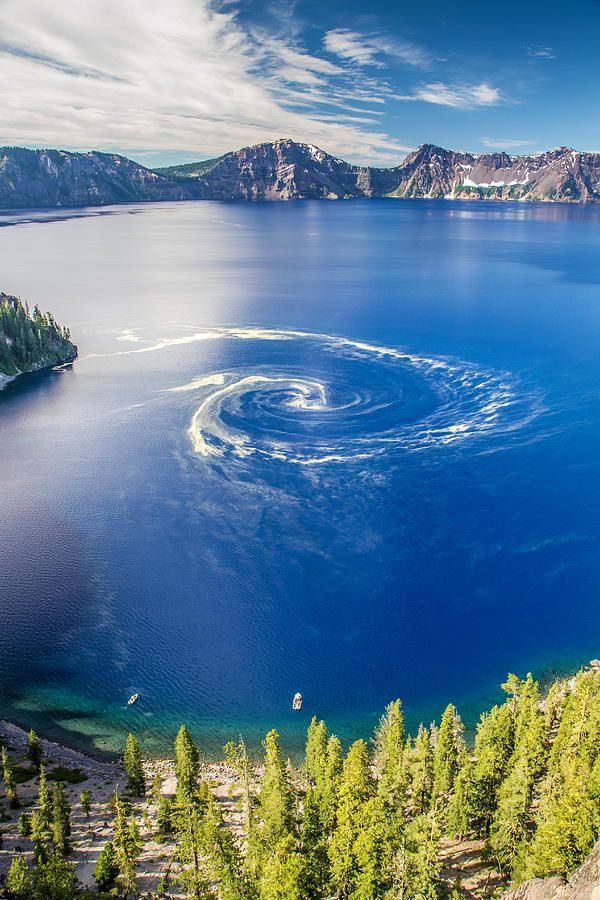
//> input picture opencv/6/1.jpg, 600 x 900 px
$ ./Morphology   (built with g++ and OpenCV 4)
//> lines starting //> are read from the running program, lines starting //| are printed output that depends on the picture
#include <opencv2/opencv.hpp>
#include <opencv2/highgui/highgui.hpp>
#include <opencv2/imgproc/imgproc.hpp>
using namespace std;
using namespace cv;


//-----------------------------------【全局变量声明部分】-----------------------------------
//		描述：全局变量声明
//-----------------------------------------------------------------------------------------------
Mat g_srcImage, g_dstImage;//原始图和效果图
int g_nElementShape = MORPH_RECT;//元素结构的形状

//变量接收的TrackBar位置参数
int g_nMaxIterationNum = 10;
int g_nOpenCloseNum = 0;
int g_nErodeDilateNum = 0;
int g_nTopBlackHatNum = 0;


//-----------------------------------【全局函数声明部分】--------------------------------------
//		描述：全局函数声明
//-----------------------------------------------------------------------------------------------
static void on_OpenClose(int, void*);//回调函数
static void on_ErodeDilate(int, void*);//回调函数
static void on_TopBlackHat(int, void*);//回调函数
static void ShowHelpText();


//-----------------------------------【main( )函数】--------------------------------------------
//		描述：控制台应用程序的入口函数，我们的程序从这里开始
//-----------------------------------------------------------------------------------------------
int main( )
{
	//改变console字体颜色
	system("color 2F");

	ShowHelpText();

	//载入原图
	g_srcImage = imread("1.jpg");
//> g_srcImage is the input picture: 900 rows x 600 cols, CV_8UC3; mean B, G, R 148, 127.2, 95.2
	if( !g_srcImage.data ) { printf("Oh，no，读取srcImage错误~！ \n"); return false; }

	//显示原始图
	namedWindow("【原始图】");
	imshow("【原始图】", g_srcImage);

	//创建三个窗口
	namedWindow("【开运算/闭运算】",1);
	namedWindow("【腐蚀/膨胀】",1);
	namedWindow("【顶帽/黑帽】",1);

	//参数赋值
	g_nOpenCloseNum=9;
	g_nErodeDilateNum=9;
	g_nTopBlackHatNum=2;

	//分别为三个窗口创建滚动条
	createTrackbar("迭代值", "【开运算/闭运算】",&g_nOpenCloseNum,g_nMaxIterationNum*2+1,on_OpenClose);
	createTrackbar("迭代值", "【腐蚀/膨胀】",&g_nErodeDilateNum,g_nMaxIterationNum*2+1,on_ErodeDilate);
	createTrackbar("迭代值", "【顶帽/黑帽】",&g_nTopBlackHatNum,g_nMaxIterationNum*2+1,on_TopBlackHat);

	//轮询获取按键信息
	while(1)
	{
		int c;

		//执行回调函数
		on_OpenClose(g_nOpenCloseNum, 0);
		on_ErodeDilate(g_nErodeDilateNum, 0);
		on_TopBlackHat(g_nTopBlackHatNum,0);

		//获取按键
		c = waitKey(0);

		//按下键盘按键Q或者ESC，程序退出
		if( (char)c == 'q'||(char)c == 27 )
			break;
		//按下键盘按键1，使用椭圆(Elliptic)结构元素结构元素MORPH_ELLIPSE
		if( (char)c == 49 )//键盘按键1的ASII码为49
			g_nElementShape = MORPH_ELLIPSE;
		//按下键盘按键2，使用矩形(Rectangle)结构元素MORPH_RECT
		else if( (char)c == 50 )//键盘按键2的ASII码为50
			g_nElementShape = MORPH_RECT;
		//按下键盘按键3，使用十字形(Cross-shaped)结构元素MORPH_CROSS
		else if( (char)c == 51 )//键盘按键3的ASII码为51
			g_nElementShape = MORPH_CROSS;
		//按下键盘按键space，在矩形、椭圆、十字形结构元素中循环
		else if( (char)c == ' ' )
			g_nElementShape = (g_nElementShape + 1) % 3;
	}

	return 0;
}


//-----------------------------------【on_OpenClose( )函数】----------------------------------
//		描述：【开运算/闭运算】窗口的回调函数
//-----------------------------------------------------------------------------------------------
static void on_OpenClose(int, void*)
{
	//偏移量的定义
	int offset = g_nOpenCloseNum - g_nMaxIterationNum;//偏移量
	int Absolute_offset = offset > 0 ? offset : -offset;//偏移量绝对值
	//自定义核
	Mat element = getStructuringElement(g_nElementShape, Size(Absolute_offset*2+1, Absolute_offset*2+1), Point(Absolute_offset, Absolute_offset) );
	//进行操作
	if( offset < 0 )
		//此句代码的OpenCV2版为：
		//morphologyEx(g_srcImage, g_dstImage, CV_MOP_OPEN, element);
		//此句代码的OpenCV3版为:
		morphologyEx(g_srcImage, g_dstImage, MORPH_OPEN, element);
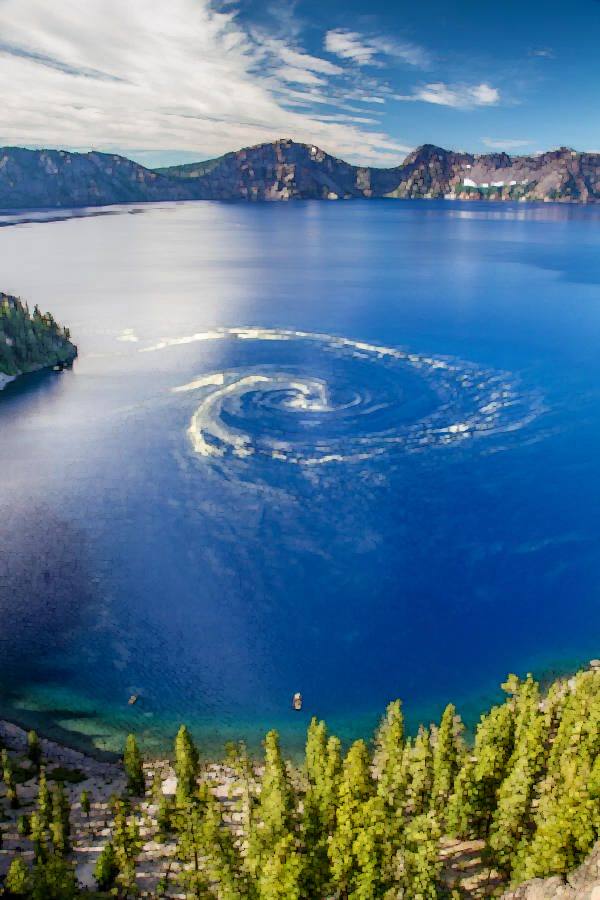
//> g_dstImage: 900 rows x 600 cols, CV_8UC3; mean B, G, R 139.9, 119.1, 87.3
	else
		//此句代码的OpenCV2版为：
		//morphologyEx(g_srcImage, g_dstImage, CV_MOP_CLOSE, element);
		//此句代码的OpenCV3版为:
		morphologyEx(g_srcImage, g_dstImage, MORPH_CLOSE, element);


	//显示图像
	imshow("【开运算/闭运算】",g_dstImage);
}


//-----------------------------------【on_ErodeDilate( )函数】----------------------------------
//		描述：【腐蚀/膨胀】窗口的回调函数
//-----------------------------------------------------------------------------------------------
static void on_ErodeDilate(int, void*)
{
	//偏移量的定义
	int offset = g_nErodeDilateNum - g_nMaxIterationNum;	//偏移量
	int Absolute_offset = offset > 0 ? offset : -offset;//偏移量绝对值
	//自定义核
	Mat element = getStructuringElement(g_nElementShape, Size(Absolute_offset*2+1, Absolute_offset*2+1), Point(Absolute_offset, Absolute_offset) );
	//进行操作
	if( offset < 0 )
		erode(g_srcImage, g_dstImage, element);
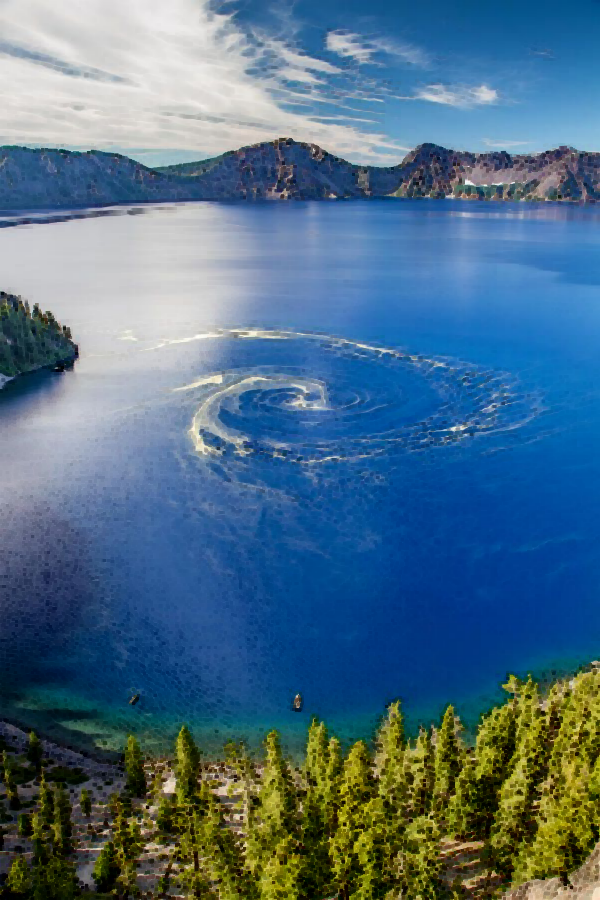
//> g_dstImage: 900 rows x 600 cols, CV_8UC3; mean B, G, R 132.6, 110, 77.6
	else
		dilate(g_srcImage, g_dstImage, element);
	//显示图像
	imshow("【腐蚀/膨胀】",g_dstImage);
}


//-----------------------------------【on_TopBlackHat( )函数】--------------------------------
//		描述：【顶帽运算/黑帽运算】窗口的回调函数
//----------------------------------------------------------------------------------------------
static void on_TopBlackHat(int, void*)
{
	//偏移量的定义
	int offset = g_nTopBlackHatNum - g_nMaxIterationNum;//偏移量
	int Absolute_offset = offset > 0 ? offset : -offset;//偏移量绝对值
	//自定义核
	Mat element = getStructuringElement(g_nElementShape, Size(Absolute_offset*2+1, Absolute_offset*2+1), Point(Absolute_offset, Absolute_offset) );
	//进行操作
	if( offset < 0 )
		morphologyEx(g_srcImage, g_dstImage, MORPH_TOPHAT , element);
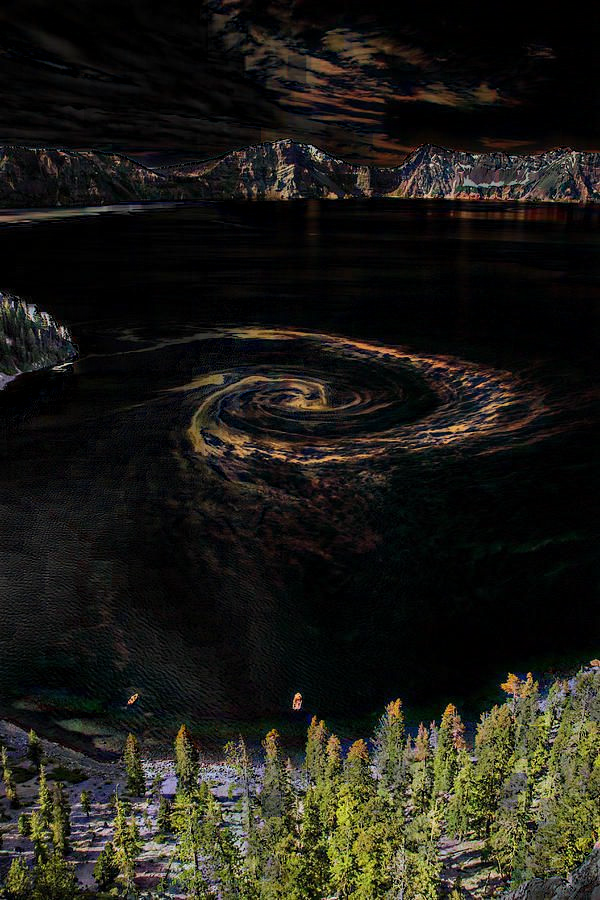
//> g_dstImage: 900 rows x 600 cols, CV_8UC3; mean B, G, R 22.9, 29, 30.1
//> the 'q' key is pressed
	else
		morphologyEx(g_srcImage, g_dstImage, MORPH_BLACKHAT, element);
	//显示图像
	imshow("【顶帽/黑帽】",g_dstImage);
}

//-----------------------------------【ShowHelpText( )函数】----------------------------------
//		描述：输出一些帮助信息
//----------------------------------------------------------------------------------------------
static void ShowHelpText()
{
	//输出欢迎信息和OpenCV版本
	printf("\n\n\t\t\t   当前使用的OpenCV版本为：" CV_VERSION );
	printf("\n\n  ----------------------------------------------------------------------------\n");

	//输出一些帮助信息
	printf("\n\t请调整滚动条观察图像效果\n\n");
	printf( "\n\t按键操作说明: \n\n"
		"\t\t键盘按键【ESC】或者【Q】- 退出程序\n"
		"\t\t键盘按键【1】- 使用椭圆(Elliptic)结构元素\n"
		"\t\t键盘按键【2】- 使用矩形(Rectangle )结构元素\n"
		"\t\t键盘按键【3】- 使用十字型(Cross-shaped)结构元素\n"
		"\t\t键盘按键【空格SPACE】- 在矩形、椭圆、十字形结构元素中循环\n"	);
}
